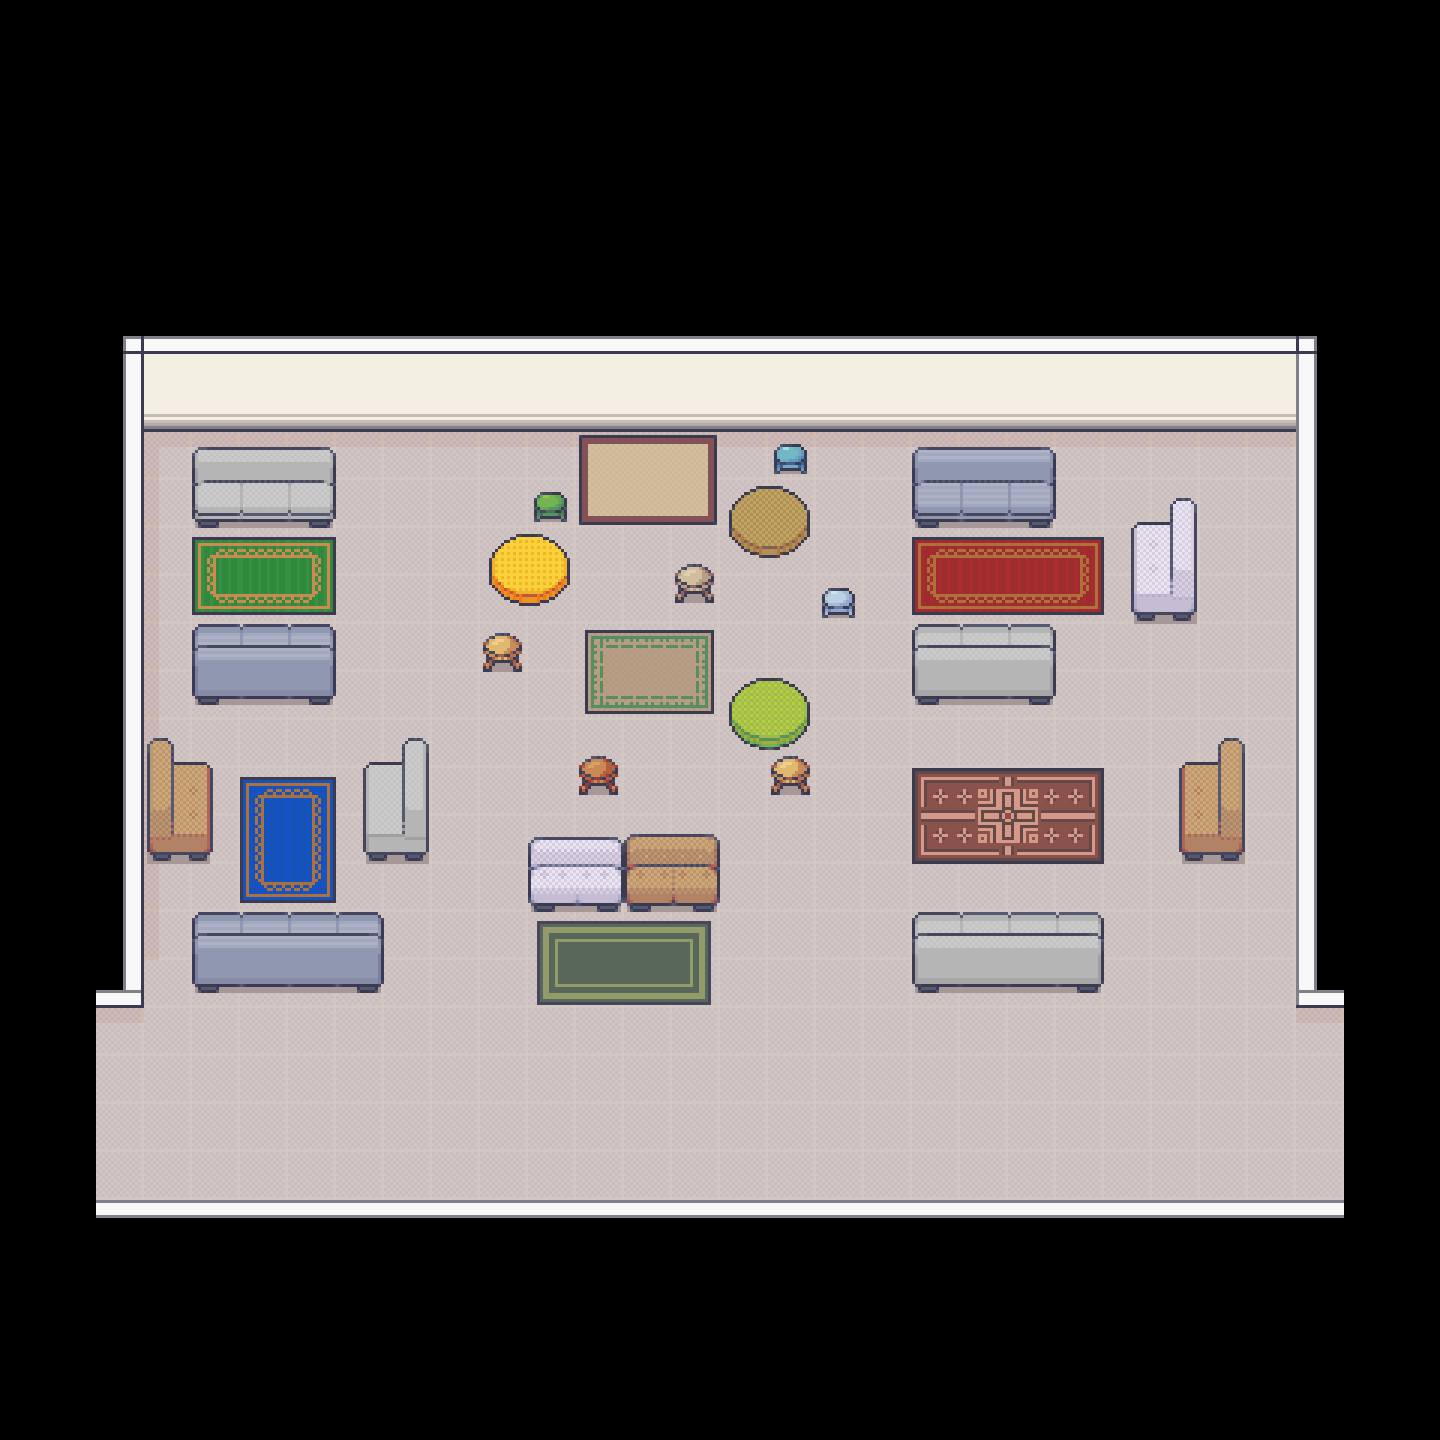

The image is a tile-based game level rendered from a .tmx file. Its description and source (layers, tilesets, objects; grid data summarised) follow:
An orthogonal 30x30 tile map with 48x48 px tiles, 3 tile layers (ground, object, item), 6 tilesets and 4 objects (Joseph, Amaris, Silvia, Caroline).

<map version="1.9" tiledversion="1.9.2" orientation="orthogonal" renderorder="right-down" width="30" height="30" tilewidth="48" tileheight="48" infinite="0" nextlayerid="5" nextobjectid="8">
 <tileset firstgid="1" source="1_Generic_48x48.tsx" />
 <tileset firstgid="1249" source="Tileset_48x48_7.tsx" />
 <tileset firstgid="1349" source="Tileset_48x48_6.tsx" />
 <tileset firstgid="1449" source="19_Hospital_48x48.tsx" />
 <tileset firstgid="3209" source="2_LivingRoom_48x48.tsx" />
 <tileset firstgid="3929" source="14_Basement_48x48.tsx" />
 <layer id="1" name="ground" width="30" height="30">
  <data>[900 cells, 494 non-empty, 19 distinct tile ids]</data>
 </layer>
 <layer id="2" name="object" width="30" height="30">
  <data>[900 cells, 135 non-empty, 115 distinct tile ids]</data>
 </layer>
 <layer id="3" name="item" width="30" height="30">
  <data>[900 cells, 7 non-empty, 7 distinct tile ids]</data>
 </layer>
 <objectgroup id="4" name="对象层 1">
  <object id="1" name="Joseph" x="302.429" y="739.676">
   <point />
  </object>
  <object id="2" name="Amaris" x="609.717" y="1054.25">
   <point />
  </object>
  <object id="3" name="Silvia" x="1146.56" y="808.907">
   <point />
  </object>
  <object id="4" name="Caroline" x="848.988" y="528.34">
   <point />
  </object>
 </objectgroup>
</map>
